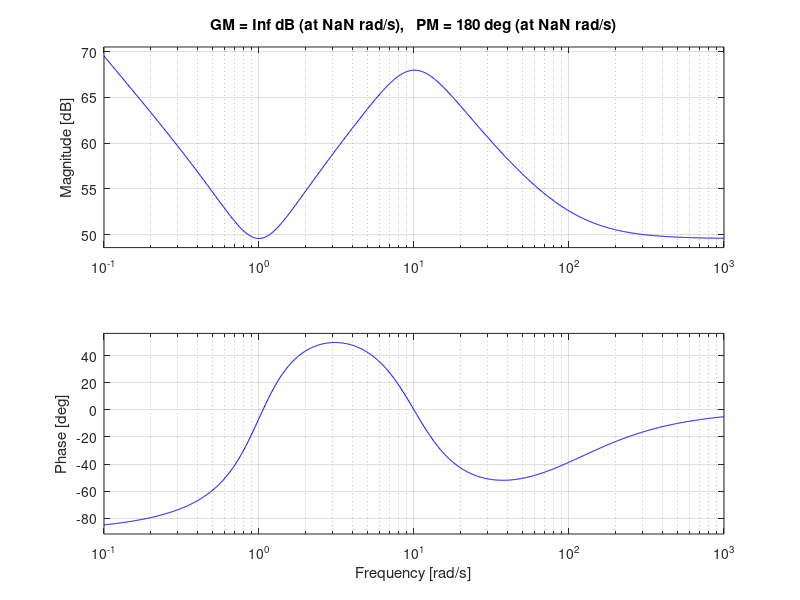

Write the MATLAB code that produced this figure.
%%% Spec 5

%% Define the system
Gp = tf([6, 600], [20, 240, 2000, 0]);


%% See the uncompensated performance characteristics
Gol_u = Gp;
Gcl_u = feedback(Gp, 1);

[~, PM, ~, ~] = margin(Gol_u)

s = tf('s');
e_ss_ramp = abs((1 - dcgain(Gcl_u/s))/1)

wt = 10;
Tre = feedback(1, Gp);
[tracking_error, ~, ~] = bode(Tre, wt);
tracking_error = tracking_error*100

% There are some accuracy issues
% Some PM can be afforded and accuracy is needed, so try phase-lag

%% Phase-lag initial design

% We'll have a phase-margin of just over 60 deg if wpm is 4.2rad/s, we need
% to find the gain increase that gives this
mag_un = bode(Gol_u, 4.2)
Kc = 1/mag_un

% Determine alpha
track_gain_unkc = bode(feedback(1, Kc*Gp), 10)
% We need a gain of at least 2000 at wt=10 to hit the tracking accuracy
% requirements. It is currently 0.0251, so increase gain by
alpha_min = 2000/track_gain_unkc
% Let's use 2e3
alpha = 2e3

% Determine corner frequency
[~, ~, ~, wc_unkc] = margin(Kc*Gol_u)
% wc_unkc = initial wpm as expected
wcorner = wc_unkc / 5
tau = 1/wcorner

%% Phase-lag implementation
Gc = alpha*tf([tau, 1], [alpha*tau, 1]) % Need to make type 1 system
Kc = Kc; % Needed for stability

Gcl = feedback(Kc*Gc*Gp, 1);
Gol = Kc*Gc*Gp;

[~, PM, ~, ~] = margin(Gol)

Kbode = bode(Gol, eps);
e_ss_ramp = 100/Kbode

wt = 10;
Tre = feedback(1, Kc*Gc*Gp);
[tracking_error, ~, ~] = bode(Tre, wt);
tracking_error = tracking_error*100

% Get performance

% Phase-lag has too much loss in accuracy, try PID now

%% PID initial design
% Plot uncomponsated system
margin(1000*tf([1, 1, 1], 1)*Gp); % We know right away that an extra zero will be needed

Gol = 1000*tf([1, 1, 1], 1)*Gp;
Gcl = feedback(Gol, 1);

[~, PM, ~, ~] = margin(Gol)

kbode = bode(Gol, eps);
e_ss_ramp = 100/kbode

wt = 10;
Tre = feedback(1, Gol);
[tracking_error, ~, ~] = bode(Tre, wt);
tracking_error = tracking_error*100


%% Answer
% System passes

Ts5=NaN;
Nf5=NaN;
K1=NaN;
Nc5 = [6000, 606000, 606000, 600000]
Dc5 = [6020, 606240, 608000, 600000]
